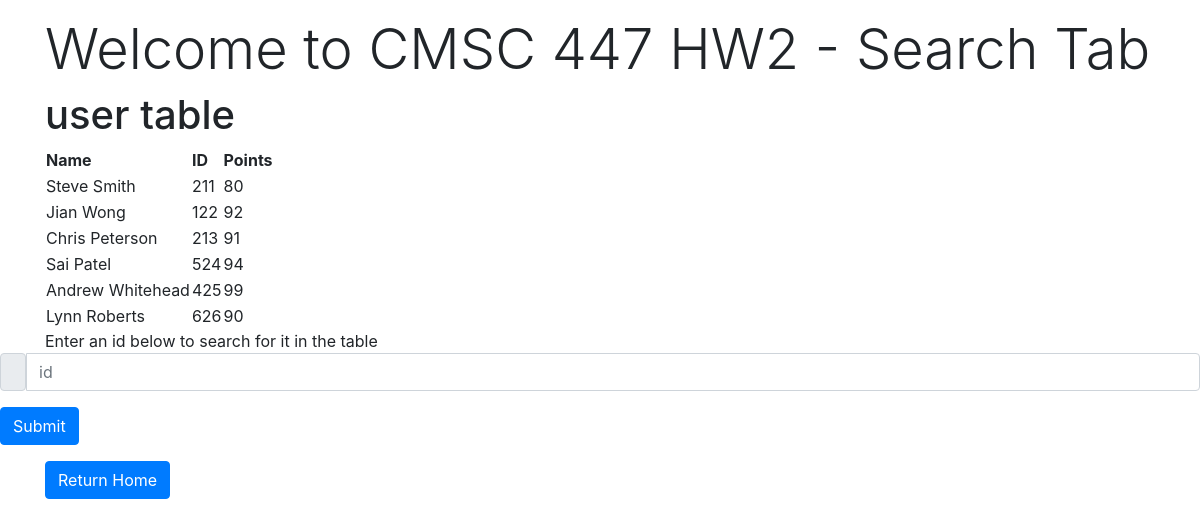
Before: /search with the older database file.
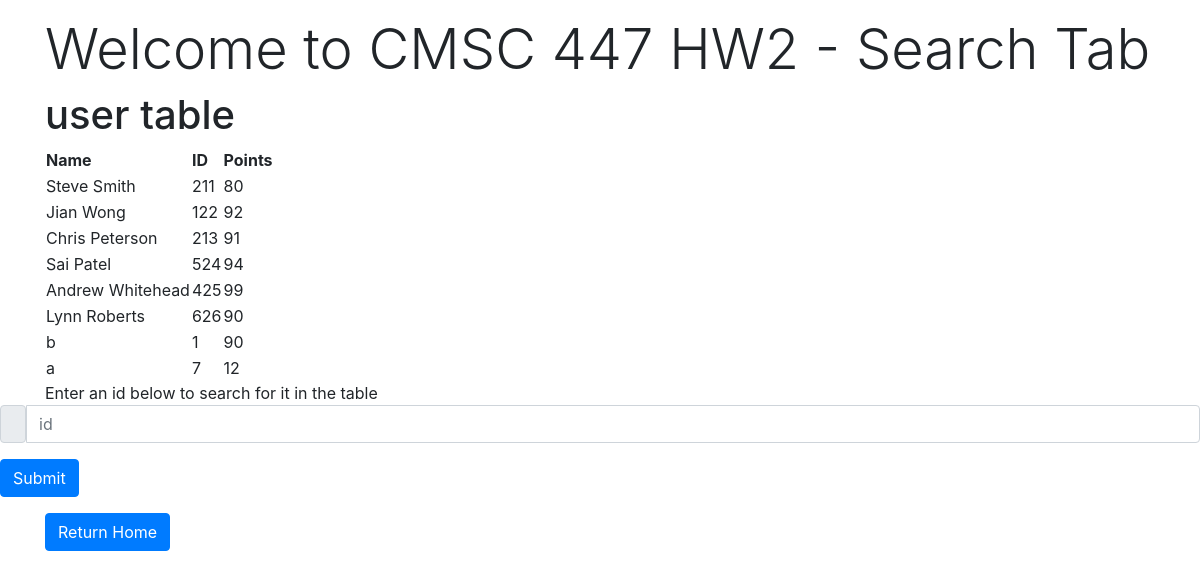
After: the same page with the newer database file.
### tables this page shows
CREATE TABLE users(
id INTEGER UNIQUE,
name TEXT NOT NULL,
points INTEGER DEFAULT 0
);

### app.py (the view)
@app.route('/search', methods=['GET', 'POST'])
def search():
    data = fetch_data_from_database()
    return render_template('search.html', data=data)

### app.py (called while the page is built)
def fetch_data_from_database():
    conn = sqlite3.connect('users.db')
    c = conn.cursor()
    c.execute("SELECT name, id, points FROM users")
    data = c.fetchall()
    conn.close()
    return data

### templates/search.html (shortened to what this page needs)
<!DOCTYPE html>
<html lang="en">
<head>
    <link rel="stylesheet" href="{{ url_for('static', filename='css/bootstrap.min.css') }}">
</head>
<body>
    <div class="container">
        <h1 class="display-4 mt-3">Welcome to CMSC 447 HW2 - Search Tab</h1>
        <h1>user table</h1>
    <table>
        <thead>
            <tr>
                <th>Name</th>
                <th>ID</th>
                <th>Points</th>
            </tr>
        </thead>
        <tbody>
            {% for row in data %}
            <tr>
                <td>{{ row[0] }}</td>
                <td>{{ row[1] }}</td>
                <td>{{ row[2] }}</td>
            </tr>
            {% endfor %}
        </tbody>
    </table>
        <h7>Enter an id below to search for it in the table</h7>
    </div>
    <form action="/search_user" method="post">
        <div class="input-group mb-3">
            <span class="input-group-text" id="basic-addon1"></span>
            <input type="text" class="form-control" name="id" placeholder="id" aria-label="id" aria-describedby="basic-addon1">
        </div>
        <button type="submit" class="btn btn-primary">Submit</button>
    </form>
    <div class="container mt-3">
        <form action="/">  <button type="submit" class="btn btn-primary">Return Home</button>
        </form>
    </div>
</body>
</html>

Changed rows visible on the page:
added users: name "b", id "1", points "90"
added users: name "a", id "7", points "12"
